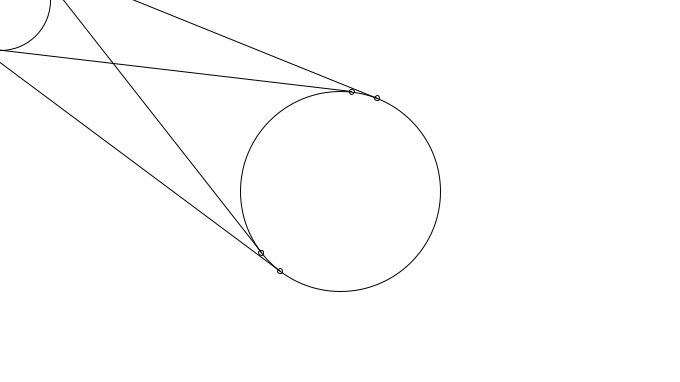
Frame 1 (no input)
Frame 60 (the mouse pressed at the canvas centre just before this capture): identical to frame 1, image omitted
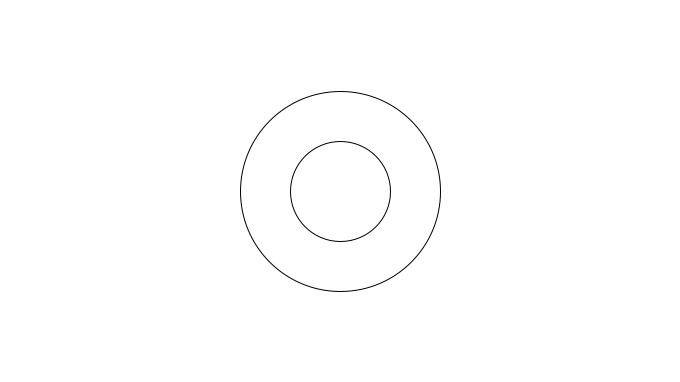
Frame 120 (the mouse held since frame 60 and released just before this capture)

The Processing sketch that drew these frames (run headless with seeded random() and noise(); from frame 60 on, the mouse is pressed at the canvas centre):

// Processing sketch: two_circles_line_tangents
// ── two_circles_line_tangents.pde
float x0, y0, r0, x1, y1, r1;
float[][] tangents;

void setup() {
  size(680, 382);
  x1 = width/2;
  y1 = height/2;
  r1 = 100;
  r0 = 50;
  noFill();
  tangents = new float[4][4];
}

void draw() {
  background(255);
  x0 = mouseX;
  y0 = mouseY;
  ellipse(x0, y0, r0*2, r0*2);
  ellipse(x1, y1, r1*2, r1*2);
  int tangentsCount = getTangents(x0, y0, r0, x1, y1, r1, tangents);
  for(int i=0; i<tangentsCount; i++) {
    float[] line = tangents[i];
    line(line[0], line[1], line[2], line[3]);
    ellipse(line[0], line[1], 5, 5);
    ellipse(line[2], line[3], 5, 5);
  }
}

int getTangents(float x1, float y1, float r1, float x2, float y2, float r2, float[][] res) {
  float d_sq = (x1 - x2) * (x1 - x2) + (y1 - y2) * (y1 - y2);
  if (d_sq <= (r1-r2)*(r1-r2)) return 0;

  float d = sqrt(d_sq);
  float vx = (x2 - x1) / d;
  float vy = (y2 - y1) / d;

  int i = 0;

  // Let A, B be the centers, and C, D be points at which the tangent
  // touches first and second circle, and n be the normal vector to it.
  //
  // We have the system:
  //   n * n = 1          (n is a unit vector)          
  //   C = A + r1 * n
  //   D = B +/- r2 * n
  //   n * CD = 0         (common orthogonality)
  //
  // n * CD = n * (AB +/- r2*n - r1*n) = AB*n - (r1 -/+ r2) = 0,  <=>
  // AB * n = (r1 -/+ r2), <=>
  // v * n = (r1 -/+ r2) / d,  where v = AB/|AB| = AB/d
  // This is a linear equation in unknown vector n.

  for (int sign1 = +1; sign1 >= -1; sign1 -= 2) {
    float c = (r1 - sign1 * r2) / d;

    // Now we're just intersecting a line with a circle: v*n=c, n*n=1

    if (c*c > 1.0) continue;
    float h = sqrt(max(0.0, 1.0 - c*c));

    for (int sign2 = +1; sign2 >= -1; sign2 -= 2) {
      float nx = vx * c - sign2 * h * vy;
      float ny = vy * c + sign2 * h * vx;

      float[] a = res[i++];
      a[0] = x1 + r1 * nx;
      a[1] = y1 + r1 * ny;
      a[2] = x2 + sign1 * r2 * nx;
      a[3] = y2 + sign1 * r2 * ny;
    }
  }

  return i;
}
